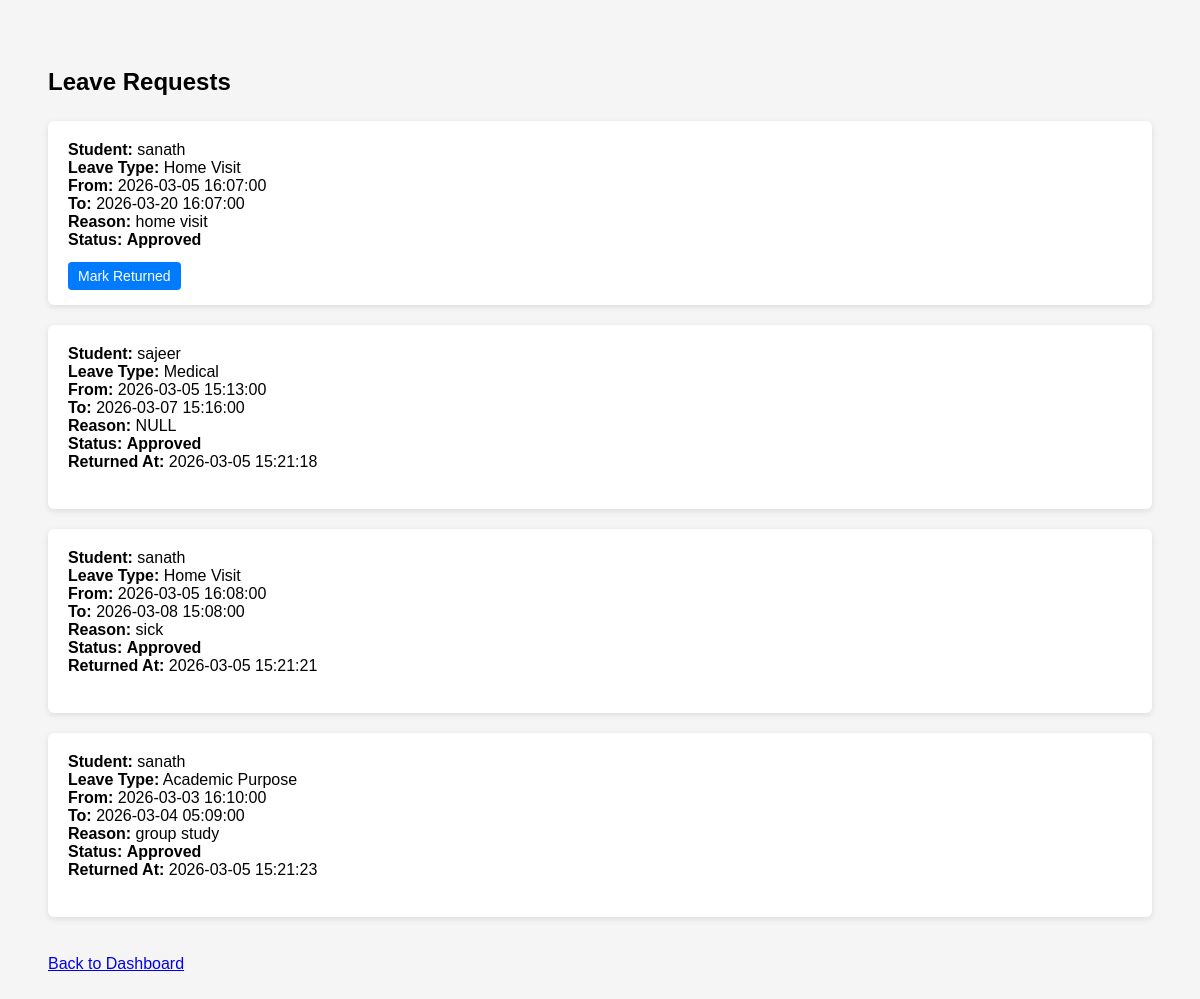
Page /warden/view_requests.php (signed in) on the earlier database version.
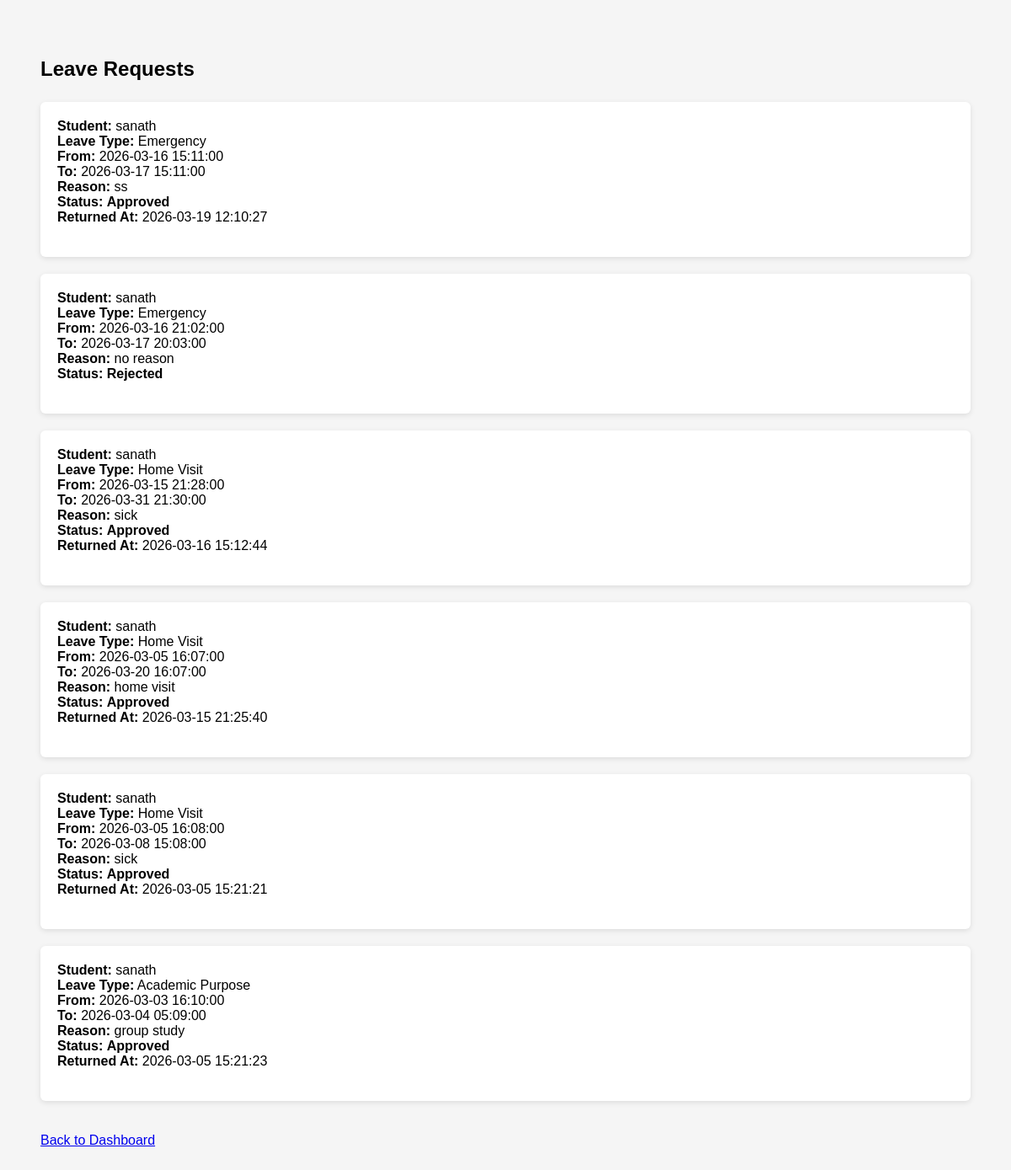
Same page on the later database version.
### tables this page shows
CREATE TABLE `hostel_leaves` (
  `id` int(11) NOT NULL,
  `student_id` int(11) NOT NULL,
  `leave_type_id` int(11) NOT NULL,
  `from_datetime` datetime NOT NULL,
  `to_datetime` datetime NOT NULL,
  `reason` text NOT NULL,
  `status` enum('Pending','Approved','Rejected') DEFAULT 'Pending',
  `applied_at` timestamp NOT NULL DEFAULT current_timestamp(),
  `returned_at` datetime DEFAULT NULL
);

CREATE TABLE `users` (
  `id` int(11) NOT NULL,
  `role_id` int(11) NOT NULL,
  `name` varchar(100) NOT NULL,
  `username` varchar(50) NOT NULL,
  `password` varchar(255) NOT NULL,
  `email` varchar(100) DEFAULT NULL,
  `parent_email` varchar(100) DEFAULT NULL,
  `teacher_email` varchar(100) DEFAULT NULL,
  `created_at` timestamp NOT NULL DEFAULT current_timestamp()
);

CREATE TABLE `leave_types` (
  `id` int(11) NOT NULL,
  `type_name` varchar(50) NOT NULL
);

### warden/view_requests.php (the view, shortened to what this page needs)
<?php
include("../config/db.php");
$query = "
SELECT hostel_leaves.*, users.name, leave_types.type_name
FROM hostel_leaves
JOIN users
    ON hostel_leaves.student_id = users.id
JOIN leave_types
    ON hostel_leaves.leave_type_id = leave_types.id
ORDER BY hostel_leaves.applied_at DESC
";
$result = mysqli_query($conn, $query);
?>
<!DOCTYPE html>
<html>
<head>
</head>
<body>
<h2>Leave Requests</h2>
<?php
if (mysqli_num_rows($result) == 0) {
    echo "No leave requests.";
} else {
    while ($row = mysqli_fetch_assoc($result)) {
        echo "<div class='card'>";
        echo "<strong>Student:</strong> " . htmlspecialchars($row["name"]) . "<br>";
        echo "<strong>Leave Type:</strong> " . htmlspecialchars($row["type_name"]) . "<br>";
        echo "<strong>From:</strong> " . htmlspecialchars($row["from_datetime"]) . "<br>";
        echo "<strong>To:</strong> " . htmlspecialchars($row["to_datetime"]) . "<br>";
        echo "<strong>Reason:</strong> " . htmlspecialchars($row["reason"]) . "<br>";
        echo "<strong>Status:</strong> <span class='status'>" . htmlspecialchars($row["status"]) . "</span><br>";
        if ($row["returned_at"] != NULL) {
            echo "<strong>Returned At:</strong> " . htmlspecialchars($row["returned_at"]) . "<br>";
        }
        echo "<br><div class='actions'>";
        if ($row["status"] == "Approved" && $row["returned_at"] == NULL) {
            echo "<a class='return' href='mark_returned.php?id=".$row["id"]."'>Mark Returned</a>";
        }
        echo "</div>";
        echo "</div>";
    }
}
?>
<br>
<a href="dashboard.php">Back to Dashboard</a>
</body>
</html>

### warden/view_requests.php (style rules this page uses)
body { font-family: Arial; padding:40px; background:#f5f5f5; }
h2 { margin-bottom:25px; }
.card { background:white; padding:20px; margin-bottom:20px; border-radius:6px; box-shadow:0 2px 6px rgba(0,0,0,0.1); }
.status { font-weight:bold; }
.actions a { text-decoration:none; padding:6px 10px; margin-right:10px; border-radius:4px; font-size:14px; }
.return { background:#007bff; color:white; }

Differences in the rows shown:
removed hostel_leaves: student.name "sajeer", leave_type.type_name "Medical", from_datetime "2026-03-05 15:13:00", to_datetime "2026-03-07 15:16:00", reason "NULL", status "Approved", returned_at "2026-03-05 15:21:18"
added hostel_leaves: student.name "sanath", leave_type.type_name "Emergency", from_datetime "2026-03-16 15:11:00", to_datetime "2026-03-17 15:11:00", reason "ss", status "Approved", returned_at "2026-03-19 12:10:27"
added hostel_leaves: student.name "sanath", leave_type.type_name "Emergency", from_datetime "2026-03-16 21:02:00", to_datetime "2026-03-17 20:03:00", reason "no reason", status "Rejected"
added hostel_leaves: student.name "sanath", leave_type.type_name "Home Visit", from_datetime "2026-03-15 21:28:00", to_datetime "2026-03-31 21:30:00", reason "sick", status "Approved", returned_at "2026-03-16 15:12:44"
changed hostel_leaves "home visit": returned_at (not shown) → "2026-03-15 21:25:40"; returned_at "Mark Returned" → "Returned At:"
